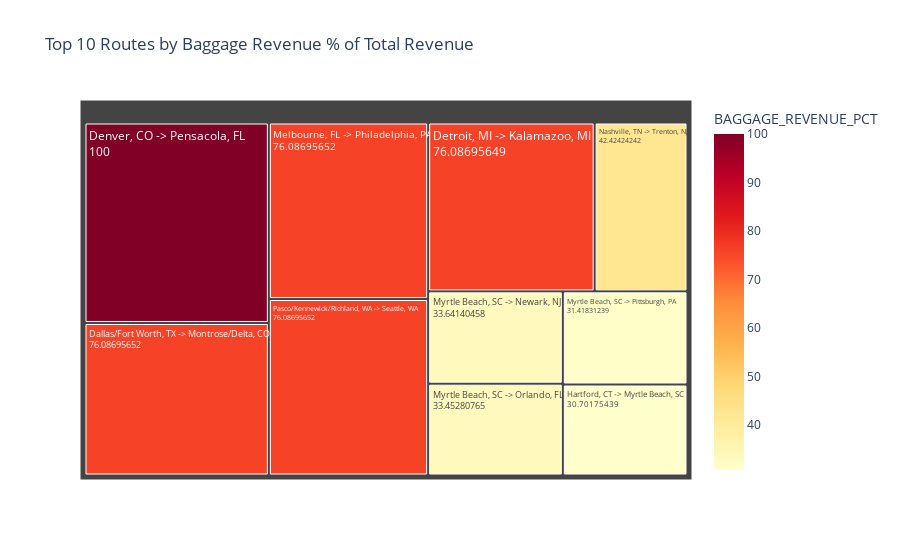

The notebook cell this image was saved under:
### Markdown cell above
Detroit → Elmira/Corning, NY and Atlanta → Sioux Falls, SD have the highest revenue per passenger, with low costs, showing excellent margin efficiency.

Most routes have a significant gap between cost and revenue, indicating strong pricing power and operational efficiency.

Only a few routes like Dallas → Kahului and Lihue → San Francisco show narrower profit gaps, which may warrant further cost control or fare optimization.

### Code cell
# Top 10 routes by baggage revenue percentage
top_baggage_routes = filtered_df.nlargest(10, 'BAGGAGE_REVENUE_PCT')

# Create a Treemap chart
fig = px.treemap(
    top_baggage_routes,
    path=['ROUTE_NAME_CITY'],
    values='BAGGAGE_REVENUE_PCT',
    color='BAGGAGE_REVENUE_PCT',
    color_continuous_scale='YlOrRd',
    title='Top 10 Routes by Baggage Revenue % of Total Revenue',
)
fig.update_traces(textinfo='label+value')
fig.show()

### Figure 1 — Plotly figure (JSON) as saved in the notebook; plotly's stock layout.template omitted (floating-point values rounded to 4 significant figures)
{"data": [{"branchvalues": "total", "customdata": [[76.09], [100], [76.09], [30.7], [76.09], [33.64], [33.45], [31.42], [42.42], [76.09]], "domain": {"x": [0, 1], "y": [0, 1]}, "hovertemplate": "labels=%{label}<br>BAGGAGE_REVENUE_PCT_sum=%{value}<br>parent=%{parent}<br>id=%{id}<br>BAGGAGE_REVENUE_PCT=%{color}<extra></extra>", "ids": ["Dallas/Fort Worth, TX -> Montrose/Delta, CO", "Denver, CO -> Pensacola, FL", "Detroit, MI -> Kalamazoo, MI", "Hartford, CT -> Myrtle Beach, SC", "Melbourne, FL -> Philadelphia, PA", "Myrtle Beach, SC -> Newark, NJ", "Myrtle Beach, SC -> Orlando, FL", "Myrtle Beach, SC -> Pittsburgh, PA", "Nashville, TN -> Trenton, NJ", "Pasco/Kennewick/Richland, WA -> Seattle, WA"], "labels": ["Dallas/Fort Worth, TX -> Montrose/Delta, CO", "Denver, CO -> Pensacola, FL", "Detroit, MI -> Kalamazoo, MI", "Hartford, CT -> Myrtle Beach, SC", "Melbourne, FL -> Philadelphia, PA", "Myrtle Beach, SC -> Newark, NJ", "Myrtle Beach, SC -> Orlando, FL", "Myrtle Beach, SC -> Pittsburgh, PA", "Nashville, TN -> Trenton, NJ", "Pasco/Kennewick/Richland, WA -> Seattle, WA"], "marker": {"coloraxis": "coloraxis", "colors": [76.09, 100, 76.09, 30.7, 76.09, 33.64, 33.45, 31.42, 42.42, 76.09]}, "name": "", "parents": ["", "", "", "", "", "", "", "", "", ""], "textinfo": "label+value", "type": "treemap", "values": [76.09, 100, 76.09, 30.7, 76.09, 33.64, 33.45, 31.42, 42.42, 76.09]}], "layout": {"coloraxis": {"colorbar": {"title": {"text": "BAGGAGE_REVENUE_PCT"}}, "colorscale": [[0, "rgb(255,255,204)"], [0.125, "rgb(255,237,160)"], [0.25, "rgb(254,217,118)"], [0.375, "rgb(254,178,76)"], [0.5, "rgb(253,141,60)"], [0.625, "rgb(252,78,42)"], [0.75, "rgb(227,26,28)"], [0.875, "rgb(189,0,38)"], [1, "rgb(128,0,38)"]]}, "legend": {"tracegroupgap": 0}, "title": {"text": "Top 10 Routes by Baggage Revenue % of Total Revenue"}}}
